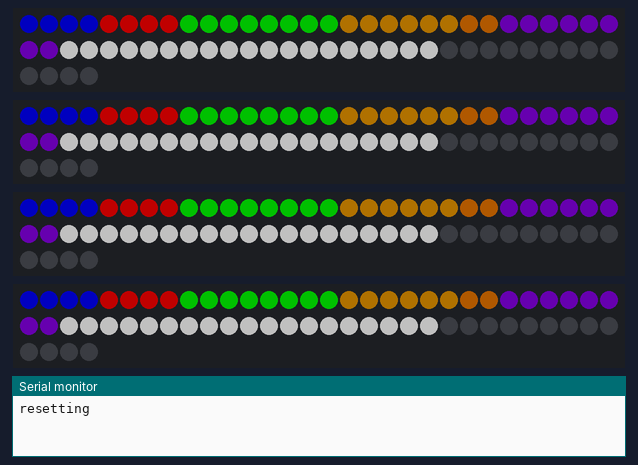
Bench run of a sketch on a simulated Arduino Leonardo, built with avr-gcc and run on an emulated ATmega32U4. Shown: 4 × 64 RGB LEDs in strip order, left to right, continuing on the next row, the last lines printed to the serial monitor. Dim RGB values are drawn brighter than linear.

Above: at 1.7 s.
At 2.2 s:
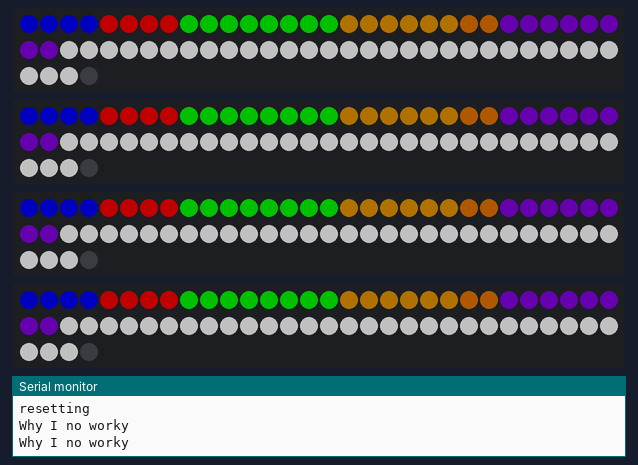
At 4.42 s:
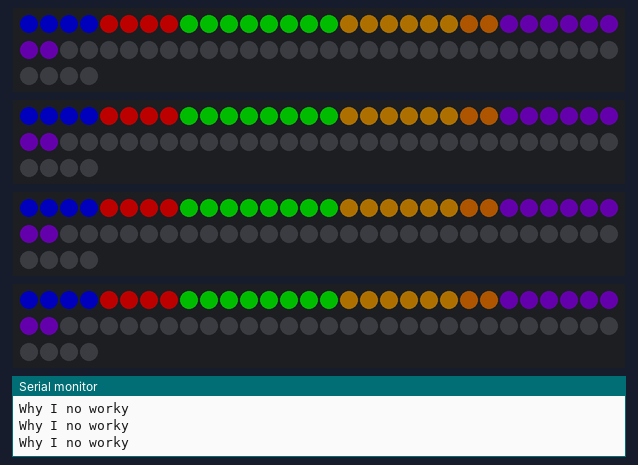

The sketch:

jam_station_midi_lights_dev_test.ino
```cpp
/* To-do:
   Implement indicator for when two instruments are collaborating together
   Decay rate fast makes you want to play faster, we need to make it so more and harder does not equate to winning
*/

#include <FastLED.h>
#include <MIDIUSB.h>
#include "pitchToFrequency.h"
// How many leds in your strip?
#define NUM_LEDS 64
#define LED_TYPE    WS2812B
#define COLOR_ORDER GRB
#define DATA_PIN1 5 // led data pins
#define DATA_PIN2 6
#define DATA_PIN3 7
#define DATA_PIN4 8
#define CHANNEL 0 // MIDI channel 1 = 0x00
CRGB leds[NUM_LEDS];

uint8_t gHue = 0; // rainbow shit

// use this for keep track of time instead of delay()
//Delay is ok in setup() though, since it's a 1-time dealio.
const int period = 50;
unsigned long midi_effects_on_time = 0;
unsigned long winner_on_time = 0;
const long midi_effects_timer = 250;
const long winner_period = 3000;

int midi_effects_start = 32; //Where on the pixel strip we're starting for midi effects
int midi_effects_counter = 0; // count whe an effect happens, register it here
int midi_effects_register = 0;

/*
  MIDI Assignments
  Instrument  Channel     Midi Note(s)
  Chimes      Channel 1   80, 85, 89, 92
  PVC Pipes   Channel 2   85, 89, 92, 97
  Base Drum   Channel 3   100
  Snare Drum  Channel 3   101
  Expressive  Channel 4

  Note: Most midi programs start with Channel 1. Arduino/MidiUSB starts with Channel 0.
  So everything is N-1 here.
*/

// assign midi controller channel values;
int chimes  = 0;
int pvc     = 1;
int drum    = 2;
int snare   = 2;
int midi    = 3;

/*
   Now we gettin cray.
   Table for MIDI Notes on specific channels referenced above
      BB   PVC   WC    Exp
  BB    --   100   101   102
  PVC   100  --    103   104
  WC    101  103   --    105
  Exp   102  104   105   --

*/
// more interesting lighting effects down below
int same_time       = 4;      // Weight 1; When PD detects the same note is being struck at some regular interval, it sends on this channel;
int same_note_time  = 5; // Weight 1; When PD detects two instruments playing at the same tempo, it sends this channel
int same_tempo      = 6;     // Weight 2; When PD detects two instruments at the same tempo
int same_division   = 7;  // Weight 4; When PD does something that Torin figured out
int same_melody     = 8;    // Weight 6; When PD does something that Torin figured out


// midi library stuff
const char* pitch_name(byte pitch) {
  static const char* names[] = {"C", "C#", "D", "D#", "E", "F", "F#", "G", "G#", "A", "A#", "B"};
  return names[pitch % 12];
}

int pitch_octave(byte pitch) {
  return (pitch / 12) - 1;
}

void noteOn(byte channel, byte pitch, byte velocity) {

  Serial.print("Receive Note On: ");
  Serial.print(pitch_name(pitch));
  Serial.print(pitch_octave(pitch));
  Serial.print(", ch=");
  Serial.print(channel);
  Serial.print(", vel=");
  Serial.print(velocity);
  Serial.println("");

  // Drum or Snare
  // Dum
  if (channel == drum && pitch == 48) {
    for (int i = 0; i < 8; i ++) {
      leds[i] = CHSV(160, 255, 255);
    }
  }
  // Snare
  if (channel == drum && pitch == 50) {
    for (int i = 0; i < 8; i ++) {
      leds[i] = CHSV(0, 255, 255);
    }
  }

  // PVC
  if (channel == pvc && pitch == 85) {
    for (int i = 8; i < 16; i ++) {
      leds[i] = CHSV(0, 255, 255);
    }
  }

  if (channel == pvc && pitch == 89) {
    for (int i = 8; i < 16; i ++) {
      leds[i] = CHSV(32, 255, 255);
    }
  }

  if (channel == pvc && pitch == 92) {
    for (int i = 8; i < 16; i ++) {
      leds[i] = CHSV(160, 255, 255);
    }
  }

  if (channel == pvc && pitch == 97) {
    for (int i = 8; i < 16; i ++) {
      leds[i] = CHSV(0, 255, 255);
    }
  }

  // Start the chimes yo
  if (channel == chimes && pitch == 80) {
    for (int i = 16; i < 24; i ++) {
      leds[i] = CHSV(160, 255, 255);
    }
  }

  if (channel == chimes && pitch == 85) {
    for (int i = 16; i < 24; i ++) {
      leds[i] = CHSV(0, 255, 255);
    }
  }

  if (channel == chimes && pitch == 89) {
    for (int i = 16; i < 24; i ++) {
      leds[i] = CHSV(32, 255, 255);
    }
  }

  if (channel == chimes && pitch == 92) {
    for (int i = 16; i < 24; i ++) {
      leds[i] = CHSV(160, 255, 255);
    }
  }

  // Midi Expressive Mania
  if (pitch >= 36 <= 72) {
    for (int i = 24; i < 32; i ++) {
      leds[i] = CHSV(196, 255, 255);
    }
  }


  if (pitch == 60) {
    midi_effects_register = 1;
    midi_effects_counter += 1;
 //   midi_effects();
  }

  if (pitch == 62) {
    midi_effects_register = 1;
    midi_effects_counter += 1;
 //   midi_effects();
  }

  if (channel == same_tempo) {
    midi_effects_register = 1;
    midi_effects_counter += 2;
 //   midi_effects();
  }

  if (pitch == 62) {
    midi_effects_register = 1;
    midi_effects_counter += 4;
//    midi_effects();
  }

  if (pitch == 60) {
    midi_effects_register = 1;
    if (midi_effects_counter < NUM_LEDS - 6) {
       midi_effects_counter += 6;
    }
  }
}

//int same_time       = 4;      // Weight 1; When PD detects the same note is being struck at some regular interval, it sends on this channel;
//int same_note_time  = 5; // Weight 1; When PD detects two instruments playing at the same tempo, it sends this channel
//int same_tempo      = 6;     // Weight 2; When PD detects two instruments at the same tempo
//int same_division   = 7;  // Weight 4; When PD does something that Torin figured out
//int same_melody     = 8;    // Weight 6; When PD does something that Torin figured out

void noteOff(byte channel, byte pitch, byte velocity) {
  Serial.print("Receive Note Off: ");
  Serial.print(pitch_name(pitch));
  Serial.print(pitch_octave(pitch));
  Serial.print(", ch=");
  Serial.print(channel);
  Serial.print(", vel=");
  Serial.println(velocity);
}

void controlChange(byte channel, byte control, byte value) {
  Serial.print("Receive Control change: control=");
  Serial.print(control);
  Serial.print(", value=");
  Serial.print(value);
  Serial.print(", channel=");
  Serial.println(channel);
}

// This will fade out to a lower brightness value, not completely black
void fadeall() {
  for (int i = 0; i < 32; i++) {
    leds[i].nscale8(230);
  }
}

void fadeall_midi_effects() {
  for (int i = midi_effects_start; i < NUM_LEDS; i++) {
    leds[i].nscale8(230);
  }
}

// This will fade out completely black
void fadeall_black() {
  for (int i = 0  ; i < NUM_LEDS; i++) {
    leds[i].nscale8(230);
  }
}

void setup() {
  Serial.begin(57600);
  Serial.println("resetting");

  FastLED.addLeds<LED_TYPE, DATA_PIN1, COLOR_ORDER>(leds, NUM_LEDS).setCorrection( TypicalLEDStrip );
  FastLED.addLeds<LED_TYPE, DATA_PIN2, COLOR_ORDER>(leds, NUM_LEDS).setCorrection( TypicalLEDStrip );
  FastLED.addLeds<LED_TYPE, DATA_PIN3, COLOR_ORDER>(leds, NUM_LEDS).setCorrection( TypicalLEDStrip );
  FastLED.addLeds<LED_TYPE, DATA_PIN4, COLOR_ORDER>(leds, NUM_LEDS).setCorrection( TypicalLEDStrip );

  LEDS.setBrightness(84);
  initial_color();
  delay(1000);
  effects_initialize();

  delay(1000);
  FastLED.show();
}

void loop() {
  if ( midi_effects_counter > NUM_LEDS/2 + 10 ) {
    midi_effects_counter = NUM_LEDS/2 + 10;
  }
  midiEventPacket_t rx = MidiUSB.read();
  switch (rx.header) {
    case 0:
      break; //No pending events

    case 0x9:
      noteOn(
        rx.byte1 & 0xF,  //channel
        rx.byte2,        //pitch
        rx.byte3         //velocity
      );
      break;

    case 0x8:
      noteOff(
        rx.byte1 & 0xF,  //channel
        rx.byte2,        //pitch
        rx.byte3         //velocity
      );
      break;

    case 0xB:
      controlChange(
        rx.byte1 & 0xF,  //channel
        rx.byte2,        //control
        rx.byte3         //value
      );
      break;

    default:
      Serial.print("Unhandled MIDI message: ");
      Serial.print(rx.header, HEX);
      Serial.print("-");
      Serial.print(rx.byte1, HEX);
      Serial.print("-");
      Serial.print(rx.byte2, HEX);
      Serial.print("-");
      Serial.println(rx.byte3, HEX);
  }

  fadeall();
  fadeall_midi_effects();
  midi_effects();
  winner_winner();
  midi_effects_decay();
  FastLED.show();
}

void initial_color() {
  //drum
  for (int i = 0; i < 4; i ++) {
    leds[i] = CHSV(160, 255, 255);
  }
  //snare
  for (int i = 4; i < 8; i ++) {
    leds[i] = CHSV(0, 255, 255);
  }
  //PVC
  for (int i = 8; i < 10; i ++) {
    leds[i] = CHSV(96, 255, 255);
  }
  for (int i = 10; i < 12; i ++) {
    leds[i] = CHSV(96, 255, 255);
  }
  for (int i = 12; i < 14; i ++) {
    leds[i] = CHSV(96, 255, 255);
  }
  for (int i = 14; i < 16; i ++) {
    leds[i] = CHSV(96, 255, 255);
  }
  //Chimes
  for (int i = 16; i < 18; i ++) {
    leds[i] = CHSV(42, 255, 255);
  }
  for (int i = 18; i < 20; i ++) {
    leds[i] = CHSV(42, 255, 255);
  }
  for (int i = 20; i < 22; i ++) {
    leds[i] = CHSV(42, 255, 255);
  }
  for (int i = 22; i < 24; i ++) {
    leds[i] = CHSV(32, 255, 255);
  }
  //MIDI
  //MIDI Expressive
  for (int i = 24; i < 32; i ++) {
    leds[i] = CHSV(196, 255, 255);
  }
}

void effects_initialize() {
  for (int i = 32; i < NUM_LEDS - 1; i++) {
    leds[i] = CHSV(160, 0, 255);
    delay(25);
    FastLED.show();
  }
  for (int i = NUM_LEDS - 1; i > 31; i--) {
    leds[i] = CHSV(0, 0, 0);
    delay(25);
    Serial.println("Why I no worky");
    FastLED.show();
  }
}

void midi_effects() {
  if ( midi_effects_counter + midi_effects_start >= NUM_LEDS) {
    winner_on_time = millis();
    }
  for (int i = midi_effects_start; i < midi_effects_start + midi_effects_counter && i < NUM_LEDS; i ++) {
    leds[i] = CHSV(0, 0, 255);
  }
}


void midi_effects_decay() {
  if (midi_effects_counter < 0) {
    midi_effects_counter = 0;
  }
  if (midi_effects_register == 1) {
    if (millis() - midi_effects_on_time > midi_effects_timer) {
      midi_effects_counter -= 1;
      midi_effects_on_time = millis();
    }
  }
}

void winner_winner() {
  // FastLED's built-in rainbow generator
  if (millis() - winner_on_time < winner_period) {
    fill_rainbow( &(leds[31]), NUM_LEDS /2 , gHue, 7);
    EVERY_N_MILLISECONDS( 5 ) {
      gHue++;  // slowly cycle the "base color" through the rainbow
    }
  }
}
```
